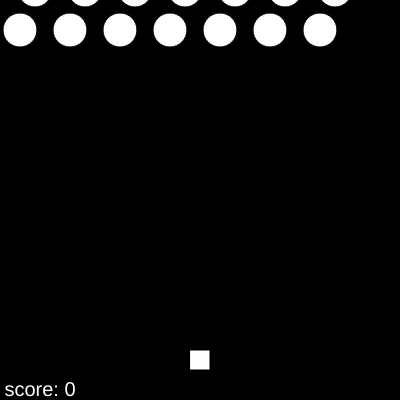
Frame 1 (no input)
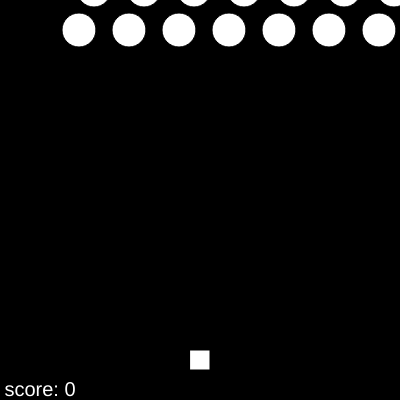
Frame 60 (no input)
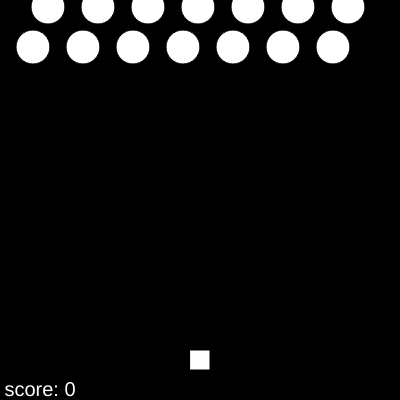
Frame 120 (the mouse pressed at the canvas centre since frame 60)

The p5.js sketch that drew these frames (run headless with seeded random() and noise() and a simulated clock; from frame 60 on, the mouse is pressed at the canvas centre):

// p5.js sketch
// ── sketch.js
var aliens = []
var ship
var bullet = []
var score = 0
var gameEnd = false


function setup() {
  createCanvas(400, 400);
  ship = new Ship()
  waveGenerator(5)
}



function draw() {
  background(0);

  // for formation of bullets
  for (let j = 0; j < bullet.length; j++) {
    bullet[j].show()
    bullet[j].move()

    // for killing of aliens and removing hit bullets 
    for (let i = 0; i < aliens.length; i++) {
      if (bullet[j].hits(aliens[i])) {
        aliens[i].kill()
        bullet[j].remove()
      }
    }
  }


  // for showing aliens

  let edge = false
  for (let i = aliens.length - 1; i >= 0; i--) {
    aliens[i].show()
    if (gameEnd == false) {
      aliens[i].move()
    }
    if (aliens[i].x > width || aliens[i].x < 0) {
      edge = true
    }
    if (aliens[i].y > 340) {
      gameEnd = true;
      endGame(score);
    }


    if (aliens[i].toKill == true) {
      aliens.splice(i, 1)
      score += 1
    }
  }

  for (let i = aliens.length - 1; i >= 0; i--) {
    if (edge == true && gameEnd == false) {
      aliens[i].shiftDown()
    }
  }

  // ship navigation
  ship.show()
  if (keyIsDown(RIGHT_ARROW)) {
    ship.move(4)
  }
  if (keyIsDown(LEFT_ARROW)) {
    ship.move(-4)
  }

  for (let j = bullet.length - 1; j >= 0; j--) {
    if (bullet[j].toDelete == true) {
      bullet.splice(j, 1)
    }
  }


  /// score counter
  scoreup(score, 255, 40, 390)
}


/// other function which help.


function keyPressed() {
  if (keyCode == UP_ARROW && gameEnd == false) {
    bullet.push(new Bullet(ship.x, 360, 6))
  }
}


function waveGenerator(waves) {
  for (let i = 0; i < waves; i++) {
    setTimeout(function() {
      enemyGenerator()
    }, 15000 * i);
  }
}


function enemyGenerator() {
  for (let i = 0; i < 7; i++) {
    aliens.push(new Aliens(50 * i + 20, 30, 17))
    aliens.push(new Aliens(50 * i + 35, -10, 17))
    aliens.push(new Aliens(50 * i + 20, -50, 17))
    aliens.push(new Aliens(50 * i + 35, -90, 17))
  }
}

function scoreup(score, col, x, y) {
  fill(col)
  textSize(20)
  textAlign(CENTER, CENTER)
  text('score: ' + score, x, y)
}

function endGame(score) {
  rectMode(CENTER)
  fill(255)
  rect(200, 200, 500, 500)
  textSize(40)
  textAlign(CENTER, CENTER)
  fill(0)
  text('Game Over', 200, 200)
  text('score: ' + score, 200, 250)
  textSize(20)
  text('(refresh to play again)', 200, 300)
}
// ── aliens.js
function Aliens(x, y, r = 5) {
  this.x = x;
  this.y = y;
  this.r = r;
  this.xdir = 1
  this.toKill = false

  this.show = function() {
    ellipse(this.x, this.y, this.r*2)
  }
  
  this.move = function(){
    this.x += this.xdir
  }
  
  
  this.kill = function(){
    this.toKill = true
  }
  
  this.shiftDown= function(){
    this.xdir *= -1 ;
    this.y += this.r;
  }
  
}
// ── bullet.js
function Bullet(x, y, r = 10) {
  this.x = x;
  this.y = y;
  this.r = r;
  this.toDelete = false;

  this.show = function() {
    ellipse(this.x, this.y, this.r*2)
  }
  
  this.move = function(){
    this.y = this.y - 4
  }
  
  this.hits = function(flower){
    var dis = dist(this.x,this.y,flower.x,flower.y)
    return(dis<flower.r+this.r)
  }
  
  this.remove= function(){
    this.toDelete = true
  }
}
// ── ship.js
function Ship() {
  this.x = width/2
  
  this.show = function(){
    rectMode(CENTER)
    rect(this.x, 360, 20, 20 )
  }
  
  this.move = function(dir){
    this.x += dir
    if (this.x<=10){
      this.x = 10
    }
    if (this.x >= width-10){
      this.x = width-10
    }
    
  }
}
